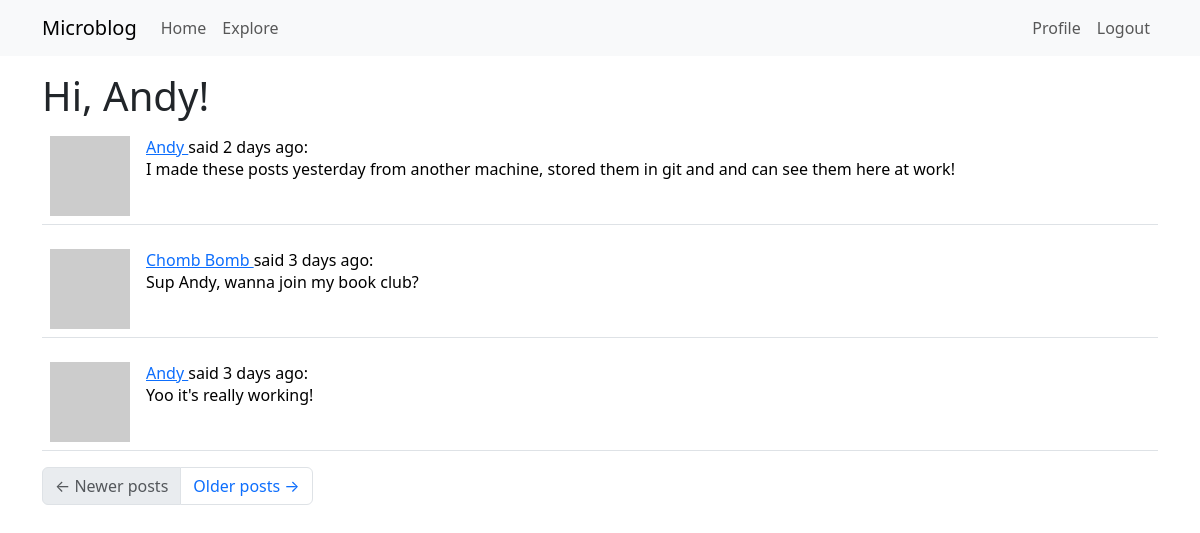
Page /explore (signed in) on the committed database.
### app/models.py (models this page shows, shortened)
class User(UserMixin, db.Model):
    id: so.Mapped[int] = so.mapped_column(primary_key=True)
    username: so.Mapped[str] = so.mapped_column(sa.String(64), index=True,
                                                unique=True)
    email: so.Mapped[str] = so.mapped_column(sa.String(120), index=True,
                                             unique=True)
    password_hash: so.Mapped[Optional[str]] = so.mapped_column(sa.String(256))
    about_me: so.Mapped[Optional[str]] = so.mapped_column(sa.String(140))
    last_seen: so.Mapped[Optional[datetime]] = so.mapped_column(
        default=lambda: datetime.now(timezone.utc))
    posts: so.WriteOnlyMapped['Post'] = so.relationship(
        back_populates='author')
    following: so.WriteOnlyMapped['User'] = so.relationship(
        secondary=followers, primaryjoin=(followers.c.follower_id == id),
        secondaryjoin=(followers.c.followed_id == id),
        back_populates='followers')
    followers: so.WriteOnlyMapped['User'] = so.relationship(
        secondary=followers, primaryjoin=(followers.c.followed_id == id),
        secondaryjoin=(followers.c.follower_id == id),
        back_populates='following')
    def avatar(self, size):
        digest = md5(self.email.lower().encode('utf-8')).hexdigest()
        return f'https://www.gravatar.com/avatar/{digest}?d=identicon&s={size}'

class Post(db.Model):
    id: so.Mapped[int] = so.mapped_column(primary_key=True)
    body: so.Mapped[str] = so.mapped_column(sa.String(140))
    timestamp: so.Mapped[datetime] = so.mapped_column(
        index=True, default=lambda: datetime.now(timezone.utc))
    user_id: so.Mapped[int] = so.mapped_column(sa.ForeignKey(User.id),
                                               index=True)
    author: so.Mapped[User] = so.relationship(back_populates='posts')

### app/routes.py (the view)
@app.route('/explore')
@login_required
def explore():
    page = request.args.get('page', 1, type=int)
    query = sa.select(Post).order_by(Post.timestamp.desc())
    posts = db.paginate(query, page=page,
                        per_page=app.config['POSTS_PER_PAGE'], error_out=False)
    next_url = url_for('explore', page=posts.next_num) \
        if posts.has_next else None
    prev_url = url_for('explore', page=posts.prev_num) \
        if posts.has_prev else None
    return render_template("index.html", title='Explore', posts=posts.items,
                           next_url=next_url, prev_url=prev_url)

### app/models.py (called while the page is built)
@login.user_loader
def load_user(id):
    return db.session.get(User, int(id))

### app/routes.py (called while the page is built)
@app.before_request
def before_request():
    if current_user.is_authenticated:
        current_user.last_seen = datetime.now(timezone.utc)
        db.session.commit()

### app/templates/index.html
{% extends "base.html" %} {% import "bootstrap_wtf.html" as wtf %} {% block
content %}
<h1>Hi, {{ current_user.username }}!</h1>
{% if form %} {{ wtf.quick_form(form) }} {% endif %} {% for post in posts %} {%
include '_post.html' %} {% endfor %}
<nav aria-label="Post navigation">
  <ul class="pagination">
    <li class="page-item{% if not prev_url %} disabled{% endif %}">
      <a class="page-link" href="{{ prev_url }}">
        <span aria-hidden="true">&larr;</span> Newer posts
      </a>
    </li>
    <li class="page-item{% if not next_url %} disabled{% endif %}">
      <a class="page-link" href="{{ next_url }}">
        Older posts <span aria-hidden="true">&rarr;</span>
      </a>
    </li>
  </ul>
</nav>
{% endblock %}

### app/templates/_post.html
<table class="table table-hover">
  <tr>
    <td width="70px">
      <a href="{{ url_for('user', username=post.author.username) }}">
        <img src="{{ post.author.avatar(70) }}" />
      </a>
    </td>
    <td>
      <a href="{{ url_for('user', username=post.author.username) }}">
        {{ post.author.username }}
      </a>
      said {{ moment(post.timestamp).fromNow() }}:
      <br />
      {{ post.body }}
    </td>
  </tr>
</table>

### rows in the picture
User: username "Andy"
Post: author.username "Andy", timestamp "2 days ago", body "I made these posts yesterday from another machine, stored them in git and and can see them here at work!"
Post: author.username "Chomb Bomb", timestamp "3 days ago", body "Sup Andy, wanna join my book club?"
Post: author.username "Andy", timestamp "3 days ago", body "Yoo it's really working!"
